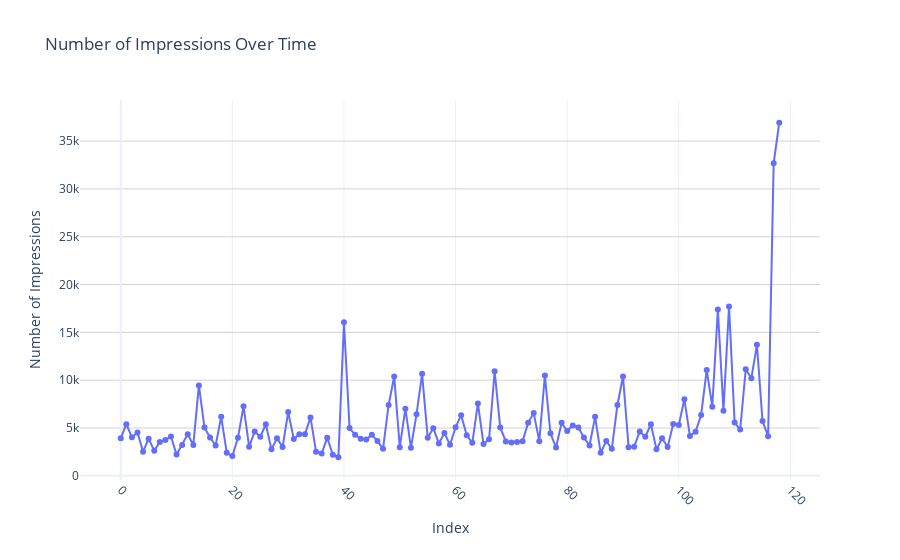

Write notebook code for a chart like this one.
### Code cell
fig = go.Figure(data=[go.Scatter(y=df['Impressions'], mode='lines+markers')])
fig.update_layout(
    title='Number of Impressions Over Time',
    xaxis_title='Index',
    yaxis_title='Number of Impressions',
    xaxis=dict(tickangle=45),
    yaxis=dict(gridcolor='lightgray')
)

# Show plot
pio.show(fig)

### Figure 1 — Plotly figure (JSON) as saved in the notebook; plotly's stock layout.template omitted (floating-point values rounded to 4 significant figures)
{"data": [{"mode": "lines+markers", "type": "scatter", "y": [3920, 5394, 4021, 4528, 2518, 3884, 2621, 3541, 3749, 4115, 2218, 3234, 4344, 3216, 9453, 5055, 4002, 3169, 6168, 2407, 2064, 3973, 7281, 3052, 4628, 4082, 5394, 2766, 3924, 3015, 6666, 3854, 4355, 4343, 6108, 2523, 2327, 3990, 2191, 1941, 16062, 4998, 4289, 3880, 3786, 4298, 3630, 2826, 7407, 10386, 2998, 7018, 2941, 6432, 10667, 3988, 4978, 3388, 4467, 3246, 5072, 6339, 4239, 3454, 7571, 3333, 3818, 10933, 5058, 3601, 3480, 3525, 3606, 5542, 6559, 3623, 10493, 4446, 2957, 5538, 4681, 5273, 5055, 4002, 3169, 6168, 2407, 3630, 2826, 7407, 10386, 2998, 3052, 4628, 4082, 5394, 2766, 3924, 3015, 5409, 5323, 8001, 4150, 4609, 6348, 11068, 7231, 17396, 6814, 17713, 5563, 4842, 11149, 10206, 13700, 5731, 4139, 32695, 36919]}], "layout": {"title": {"text": "Number of Impressions Over Time"}, "xaxis": {"tickangle": 45, "title": {"text": "Index"}}, "yaxis": {"gridcolor": "lightgray", "title": {"text": "Number of Impressions"}}}}
